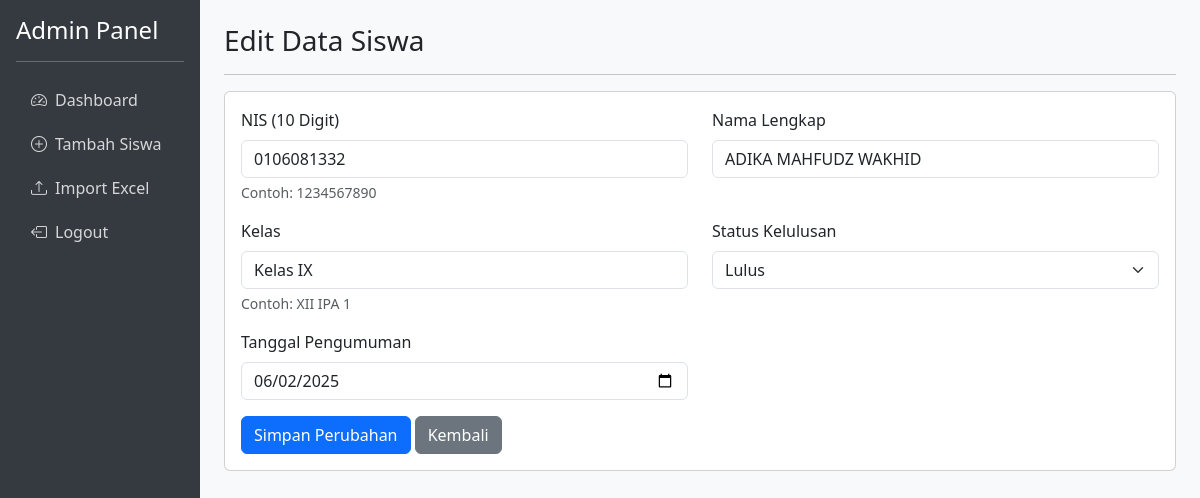
Page /admin_edit.php?id=4 (signed in) on the committed database.
### tables this page shows
CREATE TABLE `siswa` (
  `id` int(11) NOT NULL,
  `nis` varchar(10) NOT NULL,
  `nama` varchar(100) NOT NULL,
  `kelas` varchar(10) NOT NULL,
  `status_kelulusan` enum('Lulus','Tidak Lulus') NOT NULL,
  `tanggal_pengumuman` date NOT NULL
);

### admin_edit.php (the view, shortened to what this page needs)
<?php
include 'config.php';
$id = $_GET['id'];
$stmt = $conn->prepare("SELECT * FROM siswa WHERE id = ?");
$stmt->bind_param("i", $id);
$stmt->execute();
$result = $stmt->get_result();
$student = $result->fetch_assoc();
?>
<!DOCTYPE html>
<html lang="id">
<head>
    <link href="https://cdn.jsdelivr.net/npm/bootstrap@5.3.0/dist/css/bootstrap.min.css" rel="stylesheet">
    <link rel="stylesheet" href="https://cdn.jsdelivr.net/npm/bootstrap-icons@1.10.0/font/bootstrap-icons.css">
</head>
<body>
    <div class="container-fluid">
        <div class="row">
            <div class="col-md-2 sidebar p-0">
                <div class="p-3">
                    <h4>Admin Panel</h4>
                    <hr>
                    <a href="admin_dashboard.php"><i class="bi bi-speedometer2 me-2"></i>Dashboard</a>
                    <a href="admin_add.php"><i class="bi bi-plus-circle me-2"></i>Tambah Siswa</a>
                    <a href="admin_import.php"><i class="bi bi-upload me-2"></i>Import Excel</a>
                    <a href="admin_logout.php"><i class="bi bi-box-arrow-left me-2"></i>Logout</a>
                </div>
            </div>
            <div class="col-md-10 p-4">
                <h3>Edit Data Siswa</h3>
                <hr>
                <div class="card">
                    <div class="card-body">
                        <form method="POST">
                            <div class="row mb-3">
                                <div class="col-md-6">
                                    <label for="nis" class="form-label">NIS (10 Digit)</label>
                                    <input type="text" class="form-control" id="nis" name="nis"
                                           value="<?= htmlspecialchars($student['nis']) ?>"
                                           maxlength="10" required>
                                    <div class="form-text">Contoh: 1234567890</div>
                                </div>
                                <div class="col-md-6">
                                    <label for="nama" class="form-label">Nama Lengkap</label>
                                    <input type="text" class="form-control" id="nama" name="nama"
                                           value="<?= htmlspecialchars($student['nama']) ?>" required>
                                </div>
                            </div>
                            <div class="row mb-3">
                                <div class="col-md-6">
                                    <label for="kelas" class="form-label">Kelas</label>
                                    <input type="text" class="form-control" id="kelas" name="kelas"
                                           value="<?= htmlspecialchars($student['kelas']) ?>" required>
                                    <div class="form-text">Contoh: XII IPA 1</div>
                                </div>
                                <div class="col-md-6">
                                    <label for="status" class="form-label">Status Kelulusan</label>
                                    <select class="form-select" id="status" name="status" required>
                                        <option value="Lulus" <?= $student['status_kelulusan'] === 'Lulus' ? 'selected' : '' ?>>Lulus</option>
                                    </select>
                                </div>
                            </div>
                            <div class="row mb-3">
                                <div class="col-md-6">
                                    <label for="tanggal" class="form-label">Tanggal Pengumuman</label>
                                    <input type="date" class="form-control" id="tanggal" name="tanggal"
                                           value="<?= htmlspecialchars($student['tanggal_pengumuman']) ?>" required>
                                </div>
                            </div>
                            <button type="submit" class="btn btn-primary">Simpan Perubahan</button>
                            <a href="admin_dashboard.php" class="btn btn-secondary">Kembali</a>
                        </form>
                    </div>
                </div>
            </div>
        </div>
    </div>
</body>
</html>

### admin_edit.php (style rules this page uses)
body { background-color: #f8f9fa; }
.sidebar { background-color: #343a40; color: white; min-height: 100vh; }
.sidebar a { color: rgba(255, 255, 255, 0.8); text-decoration: none; display: block; padding: 10px 15px; }

### rows in the picture
siswa: nis "0106081332", nama "ADIKA MAHFUDZ WAKHID", kelas "Kelas IX", status "Lulus", tanggal "06/02/2025"
